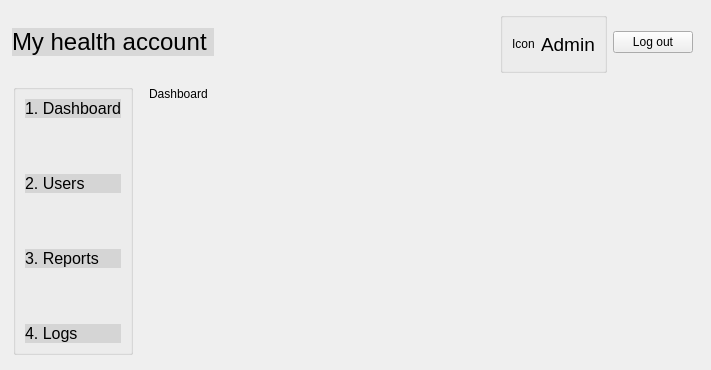
<?xml version="1.0" encoding="UTF-8"?>
<ui version="4.0">
 <class>AdminMain</class>
 <widget class="QDialog" name="AdminMain">
  <property name="geometry">
   <rect>
    <x>0</x>
    <y>0</y>
    <width>711</width>
    <height>370</height>
   </rect>
  </property>
  <property name="windowTitle">
   <string>Dialog</string>
  </property>
  <widget class="QWidget" name="layoutWidget">
   <property name="geometry">
    <rect>
     <x>12</x>
     <y>12</y>
     <width>681</width>
     <height>61</height>
    </rect>
   </property>
   <layout class="QHBoxLayout" name="horizontalLayout_3">
    <item>
     <widget class="QPushButton" name="pushButtonMyHealthAccount">
      <property name="styleSheet">
       <string notr="true">QPushButton {
	background-color: rgb(0, 0, 0,0.1); 
	border: none; 
	color: rgb(0, 0, 0); 
	font: 24px;
	text-align: left;
} 

</string>
      </property>
      <property name="text">
       <string>My health account </string>
      </property>
     </widget>
    </item>
    <item>
     <spacer name="horizontalSpacer">
      <property name="orientation">
       <enum>Qt::Horizontal</enum>
      </property>
      <property name="sizeHint" stdset="0">
       <size>
        <width>188</width>
        <height>20</height>
       </size>
      </property>
     </spacer>
    </item>
    <item>
     <widget class="QGroupBox" name="groupBox_6">
      <property name="title">
       <string/>
      </property>
      <layout class="QHBoxLayout" name="horizontalLayout_2">
       <item>
        <layout class="QHBoxLayout" name="horizontalLayout">
         <item>
          <widget class="QLabel" name="labelAdmin">
           <property name="text">
            <string>Icon</string>
           </property>
          </widget>
         </item>
         <item>
          <widget class="QLabel" name="label_17">
           <property name="font">
            <font>
             <family>.AppleSystemUIFont</family>
             <pointsize>14</pointsize>
             <italic>false</italic>
             <bold>false</bold>
            </font>
           </property>
           <property name="styleSheet">
            <string notr="true">font: 14pt &quot;.AppleSystemUIFont&quot;;</string>
           </property>
           <property name="text">
            <string>Admin</string>
           </property>
          </widget>
         </item>
        </layout>
       </item>
      </layout>
     </widget>
    </item>
    <item>
     <widget class="QPushButton" name="pushButtonLogout">
      <property name="text">
       <string>Log out</string>
      </property>
     </widget>
    </item>
   </layout>
  </widget>
  <widget class="QWidget" name="gridLayoutWidget">
   <property name="geometry">
    <rect>
     <x>150</x>
     <y>110</y>
     <width>541</width>
     <height>251</height>
    </rect>
   </property>
   <layout class="QGridLayout" name="gridLayout"/>
  </widget>
  <widget class="QGroupBox" name="groupBox_2">
   <property name="geometry">
    <rect>
     <x>13</x>
     <y>84</y>
     <width>120</width>
     <height>271</height>
    </rect>
   </property>
   <property name="title">
    <string/>
   </property>
   <layout class="QVBoxLayout" name="verticalLayout">
    <item>
     <widget class="QPushButton" name="pushButtonDashboard">
      <property name="styleSheet">
       <string notr="true">QPushButton {
	background-color: rgb(0, 0, 0,0.1); 
	border: none; 
	color: rgb(0, 0, 0); 
	font: 16px;
	text-align: left;
} 

QPushButton:hover { 
	background-color: rgb(0, 0, 0, 0.1); 
	border: none; 
	color: rgb(0, 43, 255); 
}
</string>
      </property>
      <property name="text">
       <string>1. Dashboard</string>
      </property>
     </widget>
    </item>
    <item>
     <spacer name="verticalSpacer_4">
      <property name="orientation">
       <enum>Qt::Vertical</enum>
      </property>
      <property name="sizeHint" stdset="0">
       <size>
        <width>20</width>
        <height>13</height>
       </size>
      </property>
     </spacer>
    </item>
    <item>
     <widget class="QPushButton" name="pushButtonUsers">
      <property name="styleSheet">
       <string notr="true">QPushButton {
	background-color: rgb(0, 0, 0,0.1); 
	border: none; 
	color: rgb(0, 0, 0); 
	font: 16px;
	text-align: left;
} 

QPushButton:hover { 
	background-color: rgb(0, 0, 0, 0.1); 
	border: none; 
	color: rgb(0, 43, 255); 
}
</string>
      </property>
      <property name="text">
       <string>2. Users</string>
      </property>
     </widget>
    </item>
    <item>
     <spacer name="verticalSpacer_5">
      <property name="orientation">
       <enum>Qt::Vertical</enum>
      </property>
      <property name="sizeHint" stdset="0">
       <size>
        <width>20</width>
        <height>13</height>
       </size>
      </property>
     </spacer>
    </item>
    <item>
     <widget class="QPushButton" name="pushButtonReports">
      <property name="styleSheet">
       <string notr="true">QPushButton {
	background-color: rgb(0, 0, 0,0.1); 
	border: none; 
	color: rgb(0, 0, 0); 
	font: 16px;
	text-align: left;
} 

QPushButton:hover { 
	background-color: rgb(0, 0, 0, 0.1); 
	border: none; 
	color: rgb(0, 43, 255); 
}
</string>
      </property>
      <property name="text">
       <string>3. Reports</string>
      </property>
     </widget>
    </item>
    <item>
     <spacer name="verticalSpacer_6">
      <property name="orientation">
       <enum>Qt::Vertical</enum>
      </property>
      <property name="sizeHint" stdset="0">
       <size>
        <width>20</width>
        <height>13</height>
       </size>
      </property>
     </spacer>
    </item>
    <item>
     <widget class="QPushButton" name="pushButtonLogs">
      <property name="styleSheet">
       <string notr="true">QPushButton {
	background-color: rgb(0, 0, 0,0.1); 
	border: none; 
	color: rgb(0, 0, 0); 
	font: 16px;
	text-align: left;
} 

QPushButton:hover { 
	background-color: rgb(0, 0, 0, 0.1); 
	border: none; 
	color: rgb(0, 43, 255); 
}
</string>
      </property>
      <property name="text">
       <string>4. Logs</string>
      </property>
     </widget>
    </item>
   </layout>
  </widget>
  <widget class="QLabel" name="labelUserList">
   <property name="geometry">
    <rect>
     <x>149</x>
     <y>84</y>
     <width>77</width>
     <height>19</height>
    </rect>
   </property>
   <property name="styleSheet">
    <string notr="true">font: 16pt &quot;.AppleSystemUIFont&quot;;</string>
   </property>
   <property name="text">
    <string>Dashboard</string>
   </property>
  </widget>
 </widget>
 <resources/>
 <connections/>
</ui>
